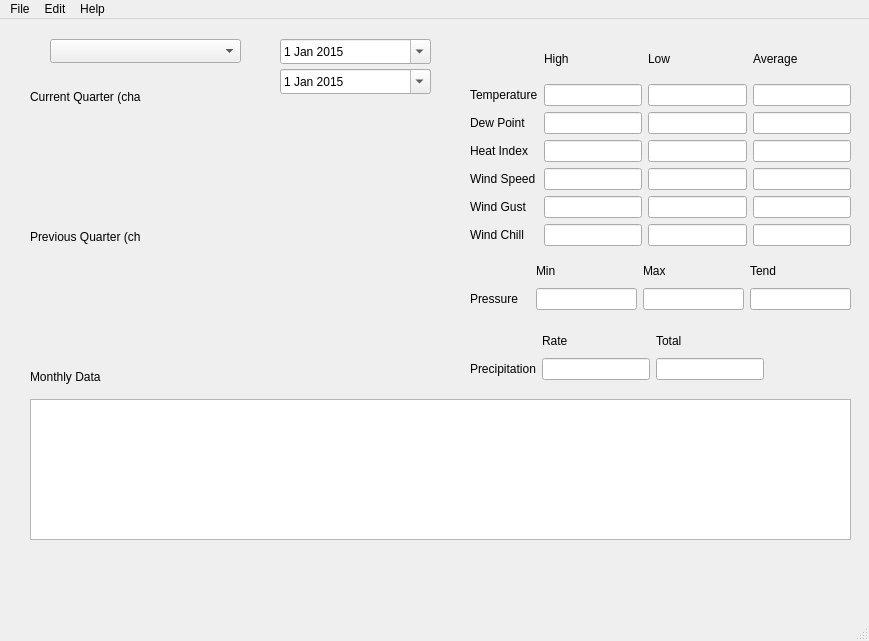
<?xml version="1.0" encoding="UTF-8"?>
<ui version="4.0">
 <class>WUnderground</class>
 <widget class="QMainWindow" name="WUnderground">
  <property name="geometry">
   <rect>
    <x>0</x>
    <y>0</y>
    <width>869</width>
    <height>641</height>
   </rect>
  </property>
  <property name="windowTitle">
   <string>MainWindow</string>
  </property>
  <widget class="QWidget" name="centralwidget">
   <widget class="QWidget" name="layoutWidget">
    <property name="geometry">
     <rect>
      <x>470</x>
      <y>310</y>
      <width>381</width>
      <height>51</height>
     </rect>
    </property>
    <layout class="QGridLayout" name="gridLayout_2" rowstretch="0,0,0,0" columnstretch="0,0,0,0" columnminimumwidth="60,0,0,0">
     <item row="1" column="0">
      <widget class="QLabel" name="label_7">
       <property name="text">
        <string>Precipitation</string>
       </property>
      </widget>
     </item>
     <item row="1" column="1">
      <widget class="QLineEdit" name="txtPrecipationRate"/>
     </item>
     <item row="1" column="2">
      <widget class="QLineEdit" name="txtPrecipationTotal"/>
     </item>
     <item row="0" column="1">
      <widget class="QLabel" name="label_9">
       <property name="text">
        <string>Rate</string>
       </property>
      </widget>
     </item>
     <item row="0" column="2">
      <widget class="QLabel" name="label_10">
       <property name="text">
        <string>Total</string>
       </property>
      </widget>
     </item>
     <item row="0" column="3">
      <spacer name="horizontalSpacer">
       <property name="orientation">
        <enum>Qt::Horizontal</enum>
       </property>
       <property name="sizeHint" stdset="0">
        <size>
         <width>40</width>
         <height>20</height>
        </size>
       </property>
      </spacer>
     </item>
    </layout>
   </widget>
   <widget class="QTableView" name="tableView">
    <property name="geometry">
     <rect>
      <x>30</x>
      <y>380</y>
      <width>821</width>
      <height>141</height>
     </rect>
    </property>
   </widget>
   <widget class="QLabel" name="label_8">
    <property name="geometry">
     <rect>
      <x>30</x>
      <y>350</y>
      <width>81</width>
      <height>16</height>
     </rect>
    </property>
    <property name="text">
     <string>Monthly Data</string>
    </property>
   </widget>
   <widget class="QComboBox" name="comboBox_WeatherStation">
    <property name="geometry">
     <rect>
      <x>50</x>
      <y>20</y>
      <width>191</width>
      <height>24</height>
     </rect>
    </property>
   </widget>
   <widget class="chartWidget" name="widgetChart" native="true">
    <property name="geometry">
     <rect>
      <x>30</x>
      <y>90</y>
      <width>361</width>
      <height>111</height>
     </rect>
    </property>
   </widget>
   <widget class="QDateEdit" name="dateEdit">
    <property name="geometry">
     <rect>
      <x>280</x>
      <y>20</y>
      <width>151</width>
      <height>25</height>
     </rect>
    </property>
    <property name="minimumDate">
     <date>
      <year>2015</year>
      <month>1</month>
      <day>1</day>
     </date>
    </property>
    <property name="currentSection">
     <enum>QDateTimeEdit::DaySection</enum>
    </property>
    <property name="calendarPopup">
     <bool>true</bool>
    </property>
   </widget>
   <widget class="QLabel" name="label_16">
    <property name="geometry">
     <rect>
      <x>30</x>
      <y>70</y>
      <width>111</width>
      <height>16</height>
     </rect>
    </property>
    <property name="text">
     <string>Current Quarter (chart)</string>
    </property>
   </widget>
   <widget class="chartWidget" name="widgetChart_2" native="true">
    <property name="geometry">
     <rect>
      <x>30</x>
      <y>230</y>
      <width>361</width>
      <height>111</height>
     </rect>
    </property>
   </widget>
   <widget class="QLabel" name="label_17">
    <property name="geometry">
     <rect>
      <x>30</x>
      <y>210</y>
      <width>111</width>
      <height>16</height>
     </rect>
    </property>
    <property name="text">
     <string>Previous Quarter (chart)</string>
    </property>
   </widget>
   <widget class="QWidget" name="layoutWidget_2">
    <property name="geometry">
     <rect>
      <x>470</x>
      <y>240</y>
      <width>381</width>
      <height>51</height>
     </rect>
    </property>
    <layout class="QGridLayout" name="gridLayout_3" columnminimumwidth="60,0,0,0">
     <item row="0" column="2">
      <widget class="QLabel" name="label_21">
       <property name="text">
        <string>Max</string>
       </property>
      </widget>
     </item>
     <item row="0" column="3">
      <widget class="QLabel" name="label_18">
       <property name="text">
        <string>Tend</string>
       </property>
      </widget>
     </item>
     <item row="0" column="1">
      <widget class="QLabel" name="label_20">
       <property name="text">
        <string>Min</string>
       </property>
      </widget>
     </item>
     <item row="1" column="3">
      <widget class="QLineEdit" name="txtPressureTrend"/>
     </item>
     <item row="1" column="2">
      <widget class="QLineEdit" name="txtPressureMax"/>
     </item>
     <item row="1" column="1">
      <widget class="QLineEdit" name="txtPressureMin"/>
     </item>
     <item row="1" column="0">
      <widget class="QLabel" name="label_19">
       <property name="text">
        <string>Pressure</string>
       </property>
      </widget>
     </item>
    </layout>
   </widget>
   <widget class="QDateEdit" name="dateEdit_2">
    <property name="geometry">
     <rect>
      <x>280</x>
      <y>50</y>
      <width>151</width>
      <height>25</height>
     </rect>
    </property>
    <property name="minimumDate">
     <date>
      <year>2015</year>
      <month>1</month>
      <day>1</day>
     </date>
    </property>
    <property name="currentSection">
     <enum>QDateTimeEdit::DaySection</enum>
    </property>
    <property name="calendarPopup">
     <bool>true</bool>
    </property>
   </widget>
   <widget class="QWidget" name="">
    <property name="geometry">
     <rect>
      <x>470</x>
      <y>20</y>
      <width>381</width>
      <height>207</height>
     </rect>
    </property>
    <layout class="QGridLayout" name="gridLayout" columnminimumwidth="60,0,0,0">
     <item row="1" column="2">
      <widget class="QLineEdit" name="txtTempLow"/>
     </item>
     <item row="6" column="0">
      <widget class="QLabel" name="label_14">
       <property name="text">
        <string>Wind Chill</string>
       </property>
      </widget>
     </item>
     <item row="2" column="0">
      <widget class="QLabel" name="label_5">
       <property name="text">
        <string>Dew Point</string>
       </property>
      </widget>
     </item>
     <item row="4" column="3">
      <widget class="QLineEdit" name="txtWindSpeedAvg"/>
     </item>
     <item row="2" column="3">
      <widget class="QLineEdit" name="txtDewPointAvg"/>
     </item>
     <item row="5" column="3">
      <widget class="QLineEdit" name="txtWindGustAvg"/>
     </item>
     <item row="1" column="0">
      <widget class="QLabel" name="label_4">
       <property name="text">
        <string>Temperature</string>
       </property>
      </widget>
     </item>
     <item row="6" column="1">
      <widget class="QLineEdit" name="txtWindChillHigh"/>
     </item>
     <item row="6" column="3">
      <widget class="QLineEdit" name="txtWindChillAvg"/>
     </item>
     <item row="2" column="1">
      <widget class="QLineEdit" name="txtDewPointHigh"/>
     </item>
     <item row="0" column="1">
      <widget class="QLabel" name="label">
       <property name="text">
        <string>High</string>
       </property>
      </widget>
     </item>
     <item row="3" column="2">
      <widget class="QLineEdit" name="txtHeatIndexLow"/>
     </item>
     <item row="5" column="0">
      <widget class="QLabel" name="label_13">
       <property name="text">
        <string>Wind Gust</string>
       </property>
      </widget>
     </item>
     <item row="0" column="3">
      <widget class="QLabel" name="label_3">
       <property name="text">
        <string>Average</string>
       </property>
      </widget>
     </item>
     <item row="5" column="1">
      <widget class="QLineEdit" name="txtWindGustHigh"/>
     </item>
     <item row="5" column="2">
      <widget class="QLineEdit" name="txtWindGustLow"/>
     </item>
     <item row="1" column="1">
      <widget class="QLineEdit" name="txtTempHigh"/>
     </item>
     <item row="4" column="0">
      <widget class="QLabel" name="label_12">
       <property name="text">
        <string>Wind Speed</string>
       </property>
      </widget>
     </item>
     <item row="2" column="2">
      <widget class="QLineEdit" name="txtDewPointLow"/>
     </item>
     <item row="0" column="2">
      <widget class="QLabel" name="label_2">
       <property name="text">
        <string>Low</string>
       </property>
      </widget>
     </item>
     <item row="3" column="1">
      <widget class="QLineEdit" name="txtHeatIndexHigh"/>
     </item>
     <item row="6" column="2">
      <widget class="QLineEdit" name="txtWindChillLow"/>
     </item>
     <item row="3" column="3">
      <widget class="QLineEdit" name="txtHeatIndexAvg"/>
     </item>
     <item row="1" column="3">
      <widget class="QLineEdit" name="txtTempAvg"/>
     </item>
     <item row="4" column="1">
      <widget class="QLineEdit" name="txtWindSpeedHigh"/>
     </item>
     <item row="4" column="2">
      <widget class="QLineEdit" name="txtWindSpeedLow"/>
     </item>
     <item row="3" column="0">
      <widget class="QLabel" name="label_6">
       <property name="text">
        <string>Heat Index</string>
       </property>
      </widget>
     </item>
    </layout>
   </widget>
  </widget>
  <widget class="QMenuBar" name="menubar">
   <property name="geometry">
    <rect>
     <x>0</x>
     <y>0</y>
     <width>869</width>
     <height>20</height>
    </rect>
   </property>
   <widget class="QMenu" name="menuFile">
    <property name="title">
     <string>File</string>
    </property>
    <addaction name="separator"/>
    <addaction name="actionExport"/>
    <addaction name="separator"/>
    <addaction name="separator"/>
    <addaction name="actionExit"/>
   </widget>
   <widget class="QMenu" name="menuEdit">
    <property name="title">
     <string>Edit</string>
    </property>
    <addaction name="actionAPI_Key"/>
   </widget>
   <widget class="QMenu" name="menuHelp">
    <property name="title">
     <string>Help</string>
    </property>
    <addaction name="actionAbout"/>
   </widget>
   <addaction name="menuFile"/>
   <addaction name="menuEdit"/>
   <addaction name="menuHelp"/>
  </widget>
  <widget class="QStatusBar" name="statusbar"/>
  <action name="actionAPI_Key">
   <property name="text">
    <string>API Key</string>
   </property>
  </action>
  <action name="actionAbout">
   <property name="text">
    <string>About</string>
   </property>
  </action>
  <action name="actionExport">
   <property name="text">
    <string>Export</string>
   </property>
  </action>
  <action name="actionExit">
   <property name="text">
    <string>Exit</string>
   </property>
  </action>
 </widget>
 <customwidgets>
  <customwidget>
   <class>chartWidget</class>
   <extends>QWidget</extends>
   <header>chartwidget.h</header>
   <container>1</container>
  </customwidget>
 </customwidgets>
 <resources/>
 <connections/>
</ui>
